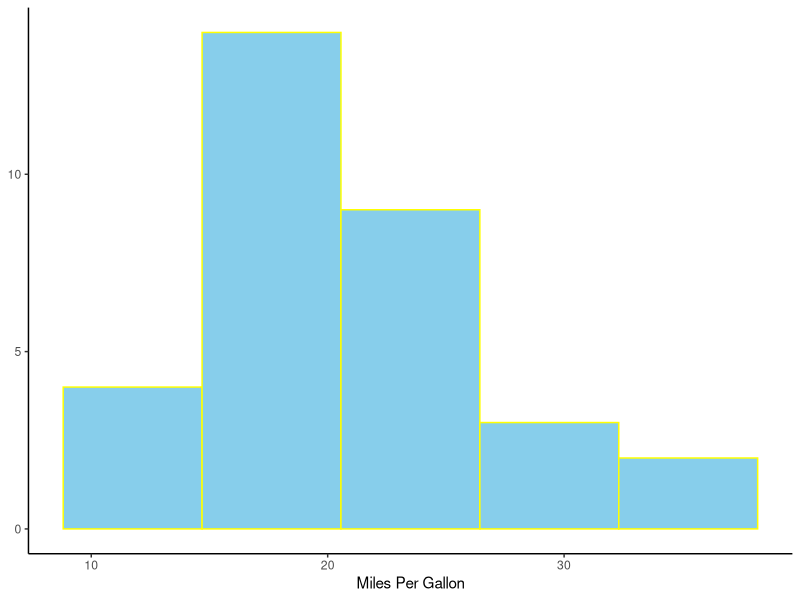

R code for this plot:
## ---- chunk 1
#| label: example manual entry
#| include: true

# I would encourage users to manually enter their labels. It is clearer for another user to view and cleaner for your presentation


## ---- chunk 2

## ---- chunk 3

## ---- chunk 4

## ---- chunk 5

## ---- chunk 6

library(tidyverse)
mtcars.hist <- ggplot(mtcars, aes(x=mpg))
mtcars.hist + 
  geom_histogram(bins = 5, color = "yellow", fill = "skyblue") + 
    labs(x = "Miles Per Gallon",
       y = NULL) +
  theme_classic()

